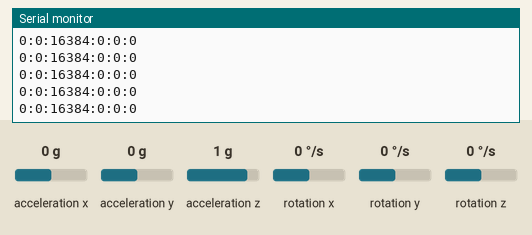
This sketch was run on a simulated ESP8266 (NodeMCU). On the bench: the last lines printed to the serial monitor. Wiring (inferred from the names in the program): MPU-6050 motion sensor at I2C address 0x68. The inputs (shaded band) are chosen by the test bench; at power-on: acceleration x 0 g, acceleration y 0 g, acceleration z 1 g, rotation z 0 °/s, rotation x 0 °/s, rotation y 0 °/s.

Above: at 1.2 s.
1.3 s: acceleration x set to -1.4 g
At 1.33 s:
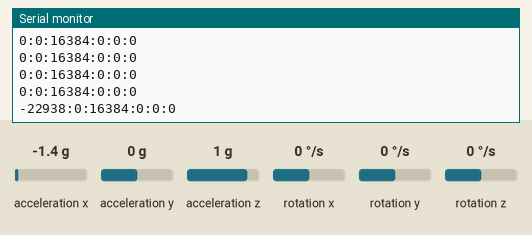
2.8 s: acceleration y set to -1.4 g
At 2.85 s:
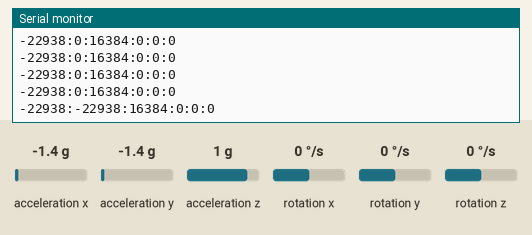
4.3 s: acceleration z set to -1.4 g
At 4.38 s:
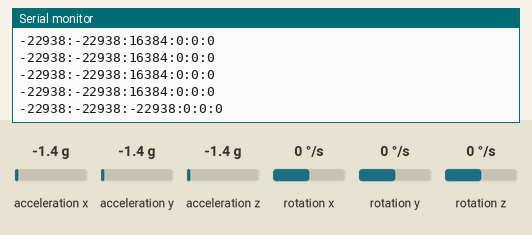
5.8 s: rotation z set to -192 °/s
At 5.8 s:
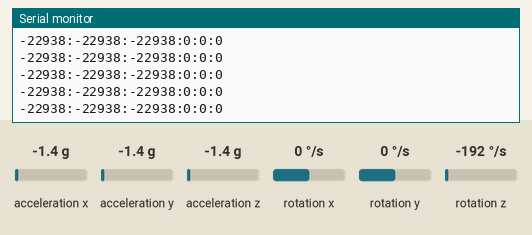

Measured:
- after the input at 1.3 s, the serial monitor: prints a new line at once (image 1)
- after the input at 2.8 s, the serial monitor: prints a new line after 0.05 s (image 2)
- after the input at 4.3 s, the serial monitor: prints a new line after 0.08 s (image 3)

The sketch:

esp8266_mpu6050.ino
```cpp
#include <Wire.h>
#include <ESP8266WiFi.h>

const int MPU_addr=0x68;  // I2C address of the MPU-6050
int16_t AcX,AcY,AcZ,Tmp,GyX,GyY,GyZ;
float ax=0, ay=0, az=0, gx=0, gy=0, gz=0;

//boolean fall = false; //stores if a fall has occurred
//boolean trigger1=false; //stores if first trigger (lower threshold) has occurred
//boolean trigger2=false; //stores if second trigger (upper threshold) has occurred
//boolean trigger3=false; //stores if third trigger (orientation change) has occurred
//byte trigger1count=0; //stores the counts past since trigger 1 was set true
//byte trigger2count=0; //stores the counts past since trigger 2 was set true
//byte trigger3count=0; //stores the counts past since trigger 3 was set true
int angleChange=0;

// WiFi network info.
const char *ssid =  "FIT2";     // Enter your WiFi Name
const char *pass =  "kkkc2016"; // Enter your WiFi Password
void send_event(const char *event);
//const char *host = "maker.ifttt.com";
//const char *privateKey = "hUAAAz0AVvc6-NW1UmqWXXv6VQWmpiGFxx3sV5rnaM9";
void setup(){
  Serial.begin(115200);
  Wire.begin();
  Wire.beginTransmission(MPU_addr);
  Wire.write(0x6B);  // PWR_MGMT_1 register
  Wire.write(0);     // set to zero (wakes up the MPU-6050)
  Wire.endTransmission(true);
  Serial.println("Wrote to IMU");
//  Serial.println("Connecting to ");
//  Serial.println(ssid);
//  WiFi.begin(ssid, pass);
//  while (WiFi.status() != WL_CONNECTED)
//  {
//    delay(500);
//    Serial.print(".");              // print ... till not connected
//  }
//  Serial.println("");
//  Serial.println("WiFi connected");
}

void loop(){
  mpu_read();
  ax = (AcX-2050)/16384.00;
  ay = (AcY-77)/16384.00;
  az = (AcZ-1947)/16384.00;
  gx = (GyX+270)/131.07;
  gy = (GyY-351)/131.07;
  gz = (GyZ+136)/131.07;
  // calculating Amplitute vactor for 3 axis
  Serial.print(AcX);
  Serial.print(":");
  Serial.print(AcY);
  Serial.print(":");
  Serial.print(AcZ);
  Serial.print(":");
  Serial.print(GyZ);
  Serial.print(":");
  Serial.print(GyZ);
  Serial.print(":");
  Serial.print(GyZ);
  Serial.println();


  delay(100);
}

void mpu_read(){
 Wire.beginTransmission(MPU_addr);
 Wire.write(0x3B);  // starting with register 0x3B (ACCEL_XOUT_H)
 Wire.endTransmission(false);
 Wire.requestFrom(MPU_addr,14,true);  // request a total of 14 registers
 AcX=Wire.read()<<8|Wire.read();  // 0x3B (ACCEL_XOUT_H) & 0x3C (ACCEL_XOUT_L)
 AcY=Wire.read()<<8|Wire.read();  // 0x3D (ACCEL_YOUT_H) & 0x3E (ACCEL_YOUT_L)
 AcZ=Wire.read()<<8|Wire.read();  // 0x3F (ACCEL_ZOUT_H) & 0x40 (ACCEL_ZOUT_L)
 Tmp=Wire.read()<<8|Wire.read();  // 0x41 (TEMP_OUT_H) & 0x42 (TEMP_OUT_L)
 GyX=Wire.read()<<8|Wire.read();  // 0x43 (GYRO_XOUT_H) & 0x44 (GYRO_XOUT_L)
 GyY=Wire.read()<<8|Wire.read();  // 0x45 (GYRO_YOUT_H) & 0x46 (GYRO_YOUT_L)
 GyZ=Wire.read()<<8|Wire.read();  // 0x47 (GYRO_ZOUT_H) & 0x48 (GYRO_ZOUT_L)
 }
```
